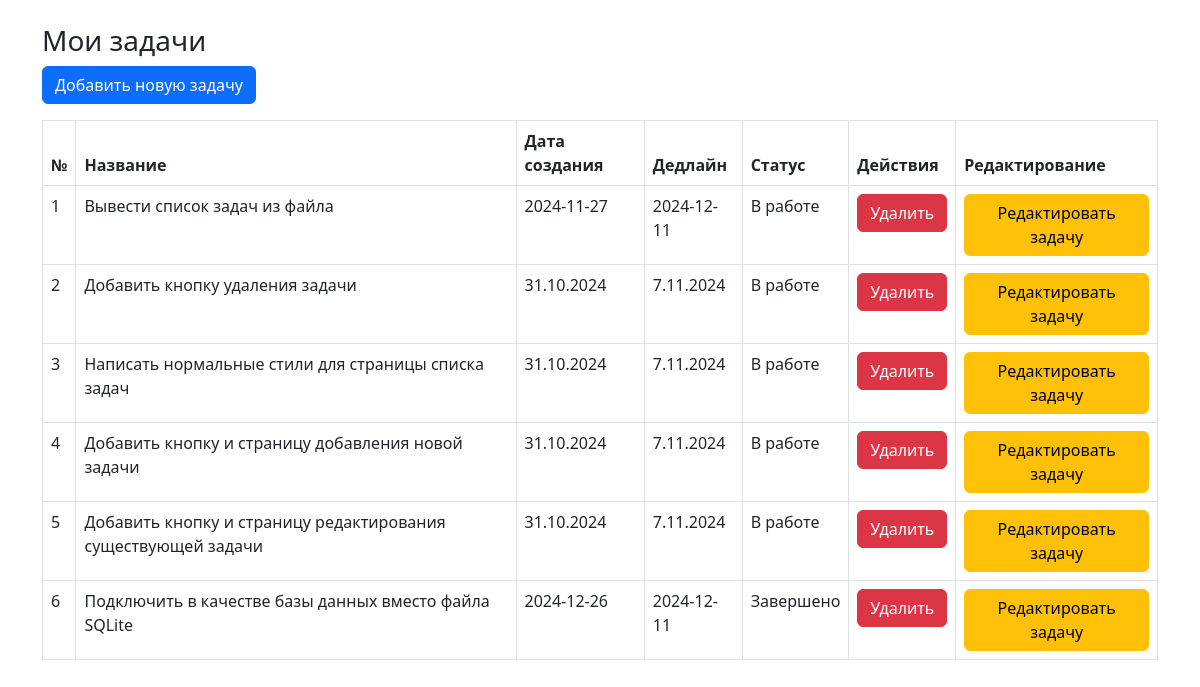
The page /todolist/index.php on the database its author committed.
### tables this page shows
CREATE TABLE "tasks"
(
    id           INTEGER
        primary key autoincrement,
    title        TEXT,
    creationDate TEXT,
    deadline     TEXT,
    status       TEXT
);

### todolist/db/taskRepository.php (called while the page is built, shortened)
<?php
class TaskRepository
{
    public function getAllTasks(): array
    {
        $db = DatabaseConnection::getInstance("./data.db");
        $result = $db->query('SELECT * FROM tasks');
        $tasks = [];
        while ($row = $result->fetchArray(SQLITE3_ASSOC)) {
            $tasks[] = $row;
        }
        return $tasks;
    }
}

### todolist/index.php (the view, shortened to what this page needs)
<?php
include './db/taskRepository.php';
$repository = new TaskRepository();
$tasks = $repository->getAllTasks();
?>
<!DOCTYPE html>
<html lang="en">
<head>
    <link href="/todolist/styles.css" rel="stylesheet">
    <link href="https://cdn.jsdelivr.net/npm/bootstrap@5.3.0/dist/css/bootstrap.min.css" rel="stylesheet">
</head>
<body>
<div class="container">
    <h3 class="mt-4">Мои задачи</h3>
    <button class="btn btn-primary mb-3" onClick='addTask()'>Добавить новую задачу</button>
    <table class="table table-bordered">
        <thead>
        <tr>
            <th>№</th>
            <th>Название</th>
            <th>Дата создания</th>
            <th>Дедлайн</th>
            <th>Статус</th>
            <th>Действия</th>
            <th>Редактирование</th>
        </tr>
        </thead>
        <tbody>
        <?php foreach ($tasks as $task): ?>
            <tr>
                <td><?php echo $task['id']; ?></td>
                <td><?php echo $task['title']; ?></td>
                <td><?php echo $task['creationDate']; ?></td>
                <td><?php echo $task['deadline']; ?></td>
                <td><?php echo $task['status']; ?></td>
                <td><button class='btn btn-danger' onClick='deleteTask(<?php echo $task['id']; ?>)'>Удалить</button></td>
                <td><button class='btn btn-warning' onClick='editTask(<?php echo $task['id']; ?>)'>Редактировать задачу</button></td>
            </tr>
        <?php endforeach; ?>
        </tbody>
    </table>
</div>
</body>
</html>

### todolist/styles.css (style rules this page uses)
table, th, td { border: 1px solid rgb(252, 248, 248); }
th, td { background-color: aquamarine; }

### rows shown on the page
tasks: id "1", title "Вывести список задач из файла", creationDate "2024-11-27", deadline "2024-12-11", status "В работе"
tasks: id "2", title "Добавить кнопку удаления задачи", creationDate "31.10.2024", deadline "7.11.2024", status "В работе"
tasks: id "3", title "Написать нормальные стили для страницы списка задач", creationDate "31.10.2024", deadline "7.11.2024", status "В работе"
tasks: id "4", title "Добавить кнопку и страницу добавления новой задачи", creationDate "31.10.2024", deadline "7.11.2024", status "В работе"
tasks: id "5", title "Добавить кнопку и страницу редактирования существующей задачи", creationDate "31.10.2024", deadline "7.11.2024", status "В работе"
tasks: id "6", title "Подключить в качестве базы данных вместо файла SQLite", creationDate "2024-12-26", deadline "2024-12-11", status "Завершено"
